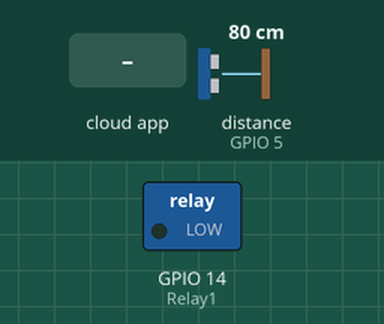
This sketch was run on a simulated ESP8266 (NodeMCU). On the bench: switched loads named in the sketch (green lamp = pin HIGH). Wiring (inferred from the names in the program): ultrasonic range finder: trigger GPIO 4; echo GPIO 5. The test bench sets the inputs (shaded band); at power-on: distance to the obstacle (sensor on GPIO 5) 80 cm. The echo pulse lasts 58.3 µs per cm; WiFi joins after 1.5 s; servers stay silent unless stated; the Firebase database answers and starts empty; pins used as bus, display or sensor lines are not drawn; what the sketch prints to the serial monitor is not drawn.

Above: at 3.0 s.
3.1 s: the phone or cloud app sets Relay to 1
At 4.0 s:
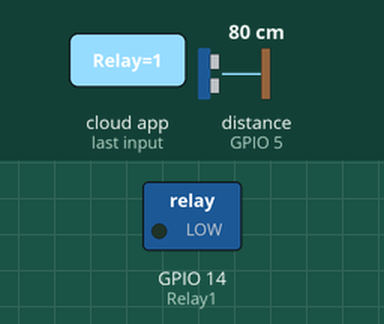
5.9 s: distance to the obstacle (sensor on GPIO 5) set to 6 cm
9.6 s: distance to the obstacle (sensor on GPIO 5) set to 3 cm
At 12.0 s:
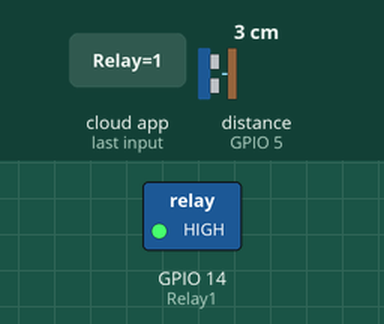
Timing chart, 0 to 13.5 s (numbered marks = the images above; inputs shaded):
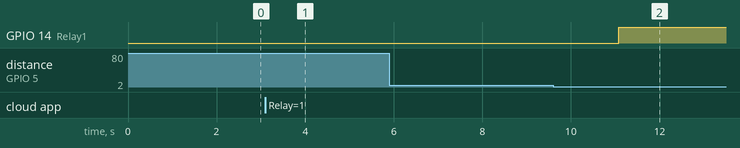

Measured:
- the behaviour switches between 5 and 4 cm on distance to the obstacle (sensor on GPIO 5) (found by bisection; images 1 and 2)
- after the input at 3.1 s, GPIO 14 (Relay1): stays LOW (without the input it goes to HIGH after 0.01 s)
- after the input at 5.9 s, every drawn part: stays the same
- after the input at 9.6 s, GPIO 14 (Relay1): LOW → HIGH after 1.5 s

The sketch:

water_level_code.ino
```cpp
#include <ESP8266WiFi.h>
#include <FirebaseArduino.h>
#include<math.h>

// connecting to the firebase.
#define FIREBASE_HOST "water-level-6e159.firebaseio.com"
#define FIREBASE_AUTH "SbNhbiTYUAfnYTLsRRIVrNTDYHh6GZ03pVvqru5q"
#define WIFI_SSID "JioFi 5g"
#define WIFI_PASSWORD "Jaisingh@123#"


const int Relay1 = 14 ; //D5

// defines pins numbers
const int trigPin = 4;  //D2
const int echoPin = 5;  //D1


// defines variables
long duration;
int distance=0;
int rel1=0;
int total;
long divi;
int percentage;

void setup()
{

 Serial.begin(9600);   // Starts the serial communication.


  // connect to wifi.
  WiFi.begin(WIFI_SSID, WIFI_PASSWORD);
  Serial.print("connecting");
  while (WiFi.status() != WL_CONNECTED) {
    Serial.print(".");
    delay(500);
  }
  Serial.println();
  Serial.print("connected: ");
  Serial.println(WiFi.localIP());

  Firebase.begin(FIREBASE_HOST, FIREBASE_AUTH);

  pinMode(Relay1,OUTPUT);  //set the relay as an output.
  pinMode(trigPin, OUTPUT); // Sets the trigPin as an Output.
  pinMode(echoPin, INPUT); // Sets the echoPin as an Input.

  Firebase.set("percentage",0);
  Firebase.set("Relay",0);    //Here the varialbe  needs to be  used in our Firebase and App.

}


void loop()
{

// Clears the trigPin
digitalWrite(trigPin, LOW);
delayMicroseconds(2);

// Sets the trigPin on HIGH state for 10 micro seconds
digitalWrite(trigPin, HIGH);
delayMicroseconds(10);
digitalWrite(trigPin, LOW);


// Reads the echoPin, returns the sound wave travel time in microseconds
duration = pulseIn(echoPin, HIGH);


// Calculating the distance
distance = duration * 0.034 / 2;


// Setting the level and calculating the percentage.
total=19-distance;
divi=(total*100)/16;
percentage=round(divi);


// Sends the distance value to Firebase.
 Firebase.setInt("percentage", percentage);


// Prints the distance on the Serial Monitor
Serial.print("Distance: ");
Serial.println(distance);
Serial.print("Percentage : ");
Serial.println(percentage);
delay(1000);

if( percentage>=100)
   {
        Firebase.setInt("Relay",0);
         rel1=0;                  //Setting  relay 0 when percentage equal or greater then 100.
   }

 rel1=Firebase.getInt("Relay");      //Reading the value of the varialble Status from the firebase.


 if(rel1==1)          // If, the Status is 1, turn on moter.
     {
      digitalWrite(Relay1,LOW);
      Serial.println("Moter ON");
    }


 if(rel1==0 )               // If, the Status is 0, turn Off moter .
    {
      digitalWrite(Relay1,HIGH);
      Serial.println("Moter OFF");
  }

}
```
